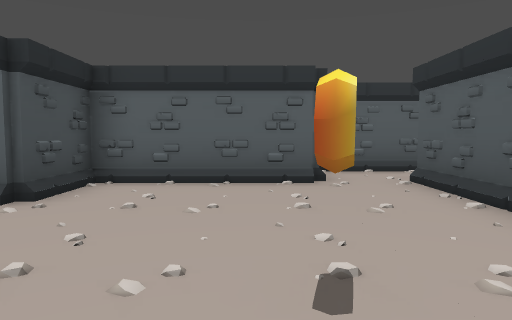
View 1 (above)

18 first-person views from a walk through a 3-D level made in the Godot game engine. The camera is 1.5 m above the floor, tilts 4° down and sees 70° across. The floor is counted in squares, 1.8 m on a side. Each view is taken from the middle of a square. On the plan, view 1 faces up. The plan holds only what a view shows up to about 12 squares ahead; the rest is blank.

View 2
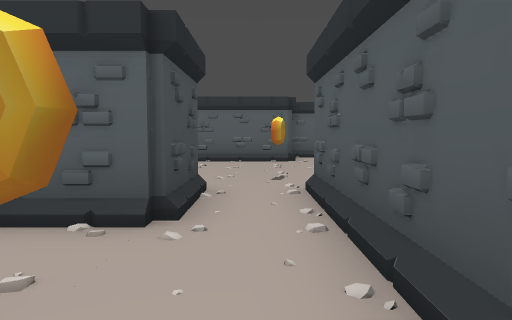

View 3
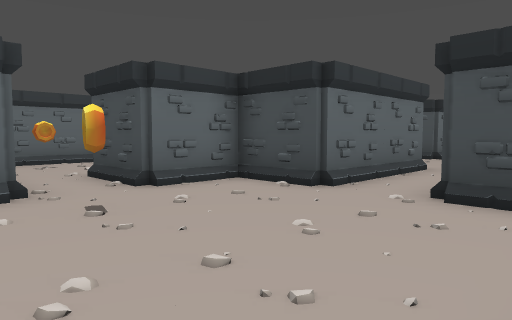

View 4
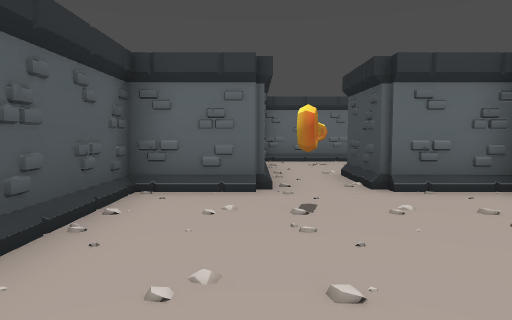

View 5
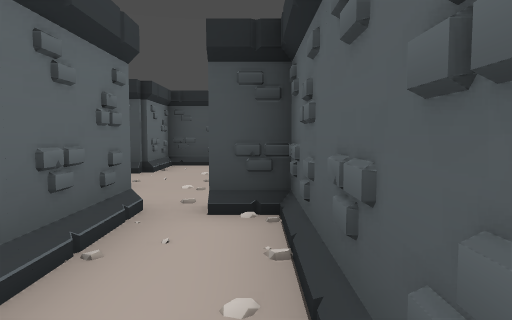

View 6
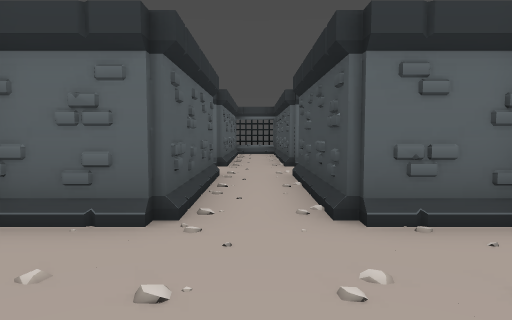

View 7
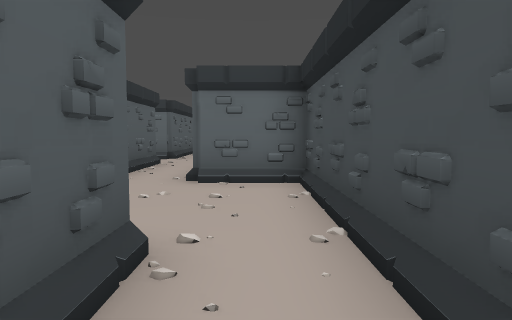

View 8
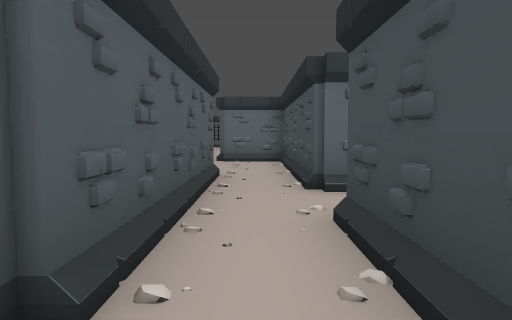

View 9
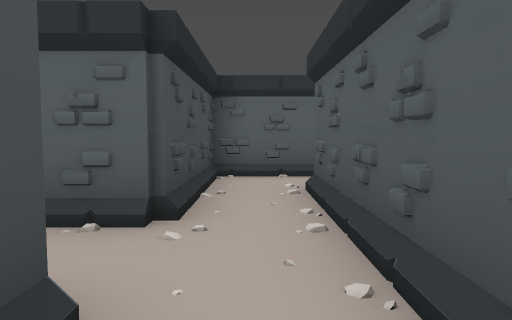

View 10
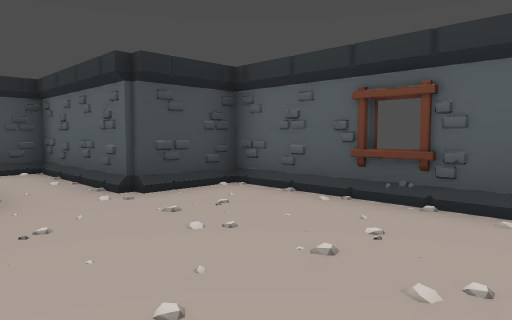

View 11
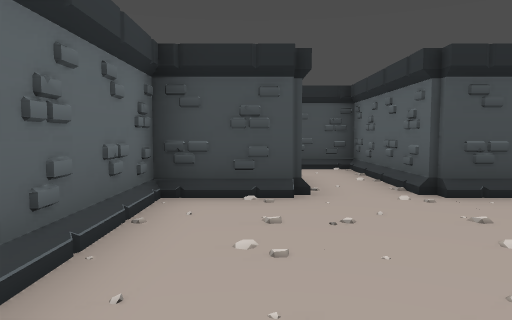

View 12
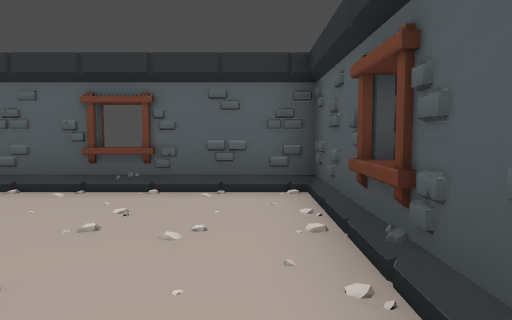

View 13
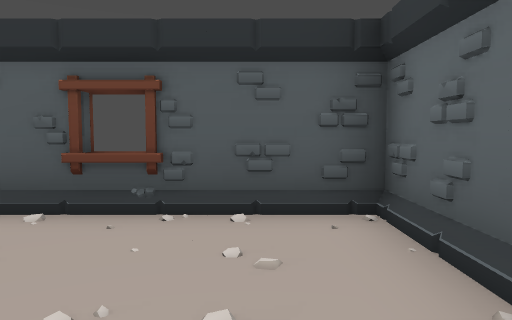

View 14
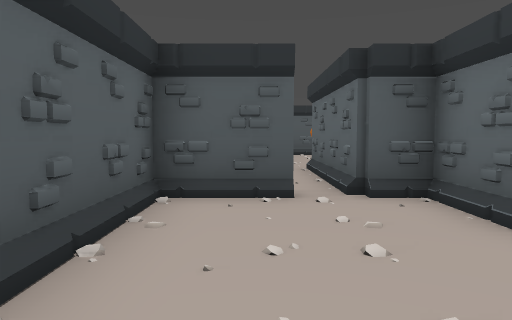

View 15
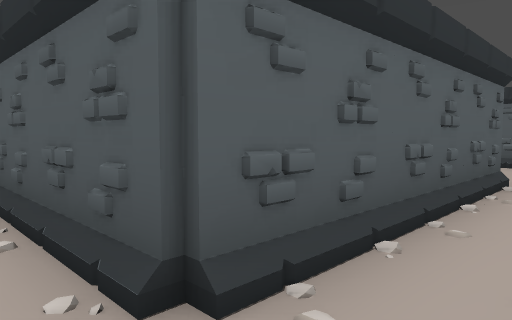

View 16
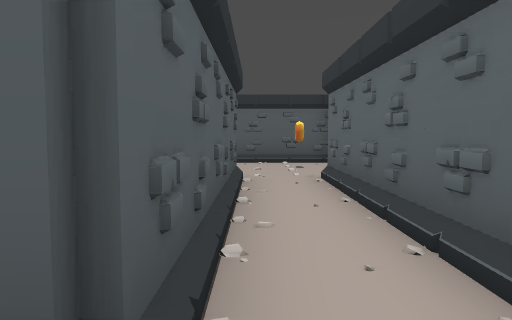

View 17
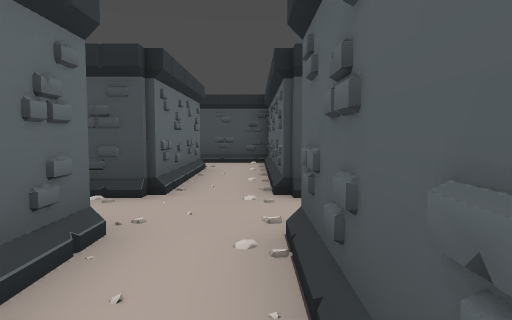

View 18
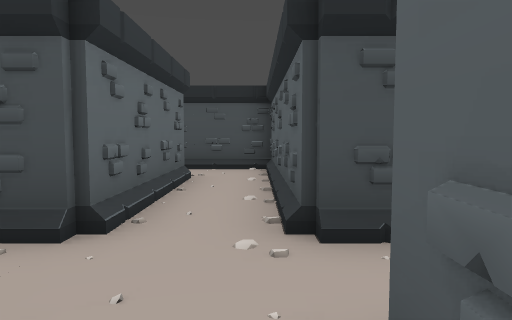

### Floor plan
Key: @ floor where view 1 was taken; # wall or solid block; . floor; / step, stairs or slope; = window, fence, low wall or low ledge.
Columns run from 17 left of view 1 to 4 right of it. Each row starts with its distance up from view 1.
 16         ###=###
 15         #.....#
 14     #####.....#
 13     #.........#
 12     #.........#
 11     #.###.....#
 10    ##.# #.....#
  9    ...# #######    ###
  8     ..#            ...
  7     #.#       #####..
  6     #.#####   #.....#
  5     #.....#####.....#
  4     #.....#.........#
  3     #...../////.....#
  2     #...//#####.....#
  1     ###.###   #.....#
  0       #.#     ###@###
 -1       #.#     ###.#
 -2 #######.#######...#
 -3 #.................#
 -4 #.......///////...#
 -5 # #####.#######///#
 -6       #.#     #####
 -7       #.#

Where each view was taken, in squares from view 1:
view 1: 0 up, 0 right, facing up
view 2: 5 down, 0 right, facing up
view 3: 6 up, 2 right, facing down-left
view 4: 6 up, 1 right, facing down
view 5: 4 up, 3 left, facing left
view 6: 5 up, 10 left, facing down
view 7: 8 up, 12 left, facing down
view 8: 13 up, 12 left, facing down
view 9: 6 up, 12 left, facing up
view 10: 11 up, 4 left, facing up-left
view 11: 11 up, 4 left, facing left
view 12: 10 up, 4 left, facing up
view 13: 11 up, 7 left, facing right
view 14: 4 up, 12 left, facing right
view 15: 4 down, 10 left, facing up-right
view 16: 3 down, 10 left, facing right
view 17: 3 down, 6 left, facing left
view 18: 3 down, 8 left, facing left
